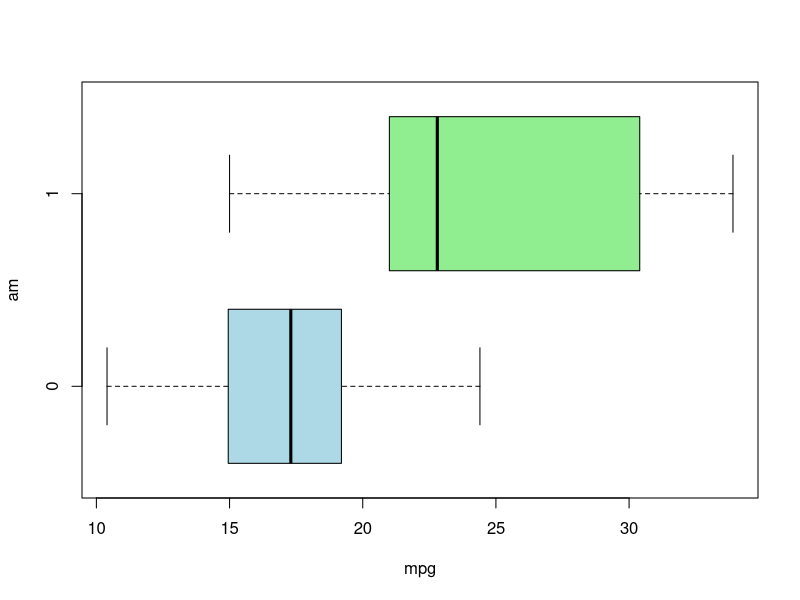
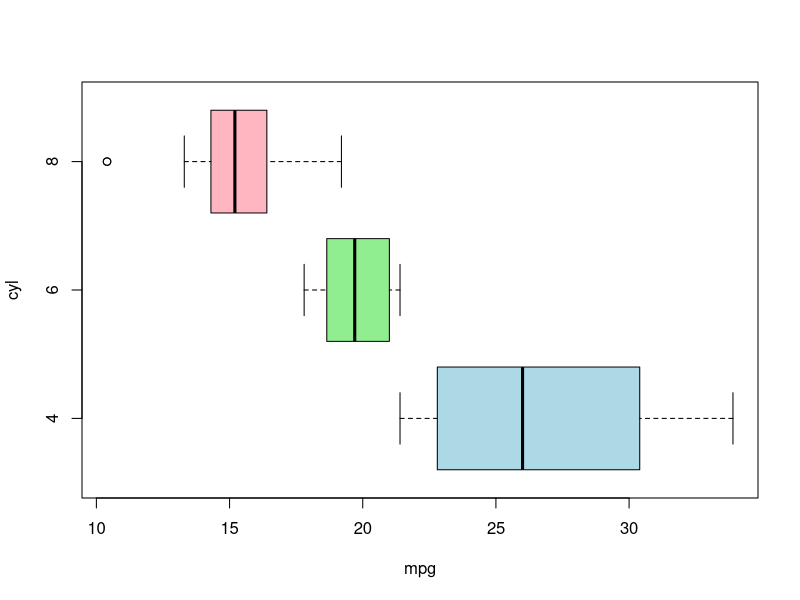

Write R code to recreate these figures, in order.
## ---- chunk 1
boxplot(mpg~am,data=mtcars,horizontal=TRUE,col=c("lightblue","lightgreen"))
bartlett.test(mpg ~ am,data=mtcars)
## ---- chunk 2
boxplot(mpg~cyl,data=mtcars,horizontal=TRUE,col=c("lightblue","lightgreen","lightpink"))
bartlett.test(mpg ~ cyl,data=mtcars)
